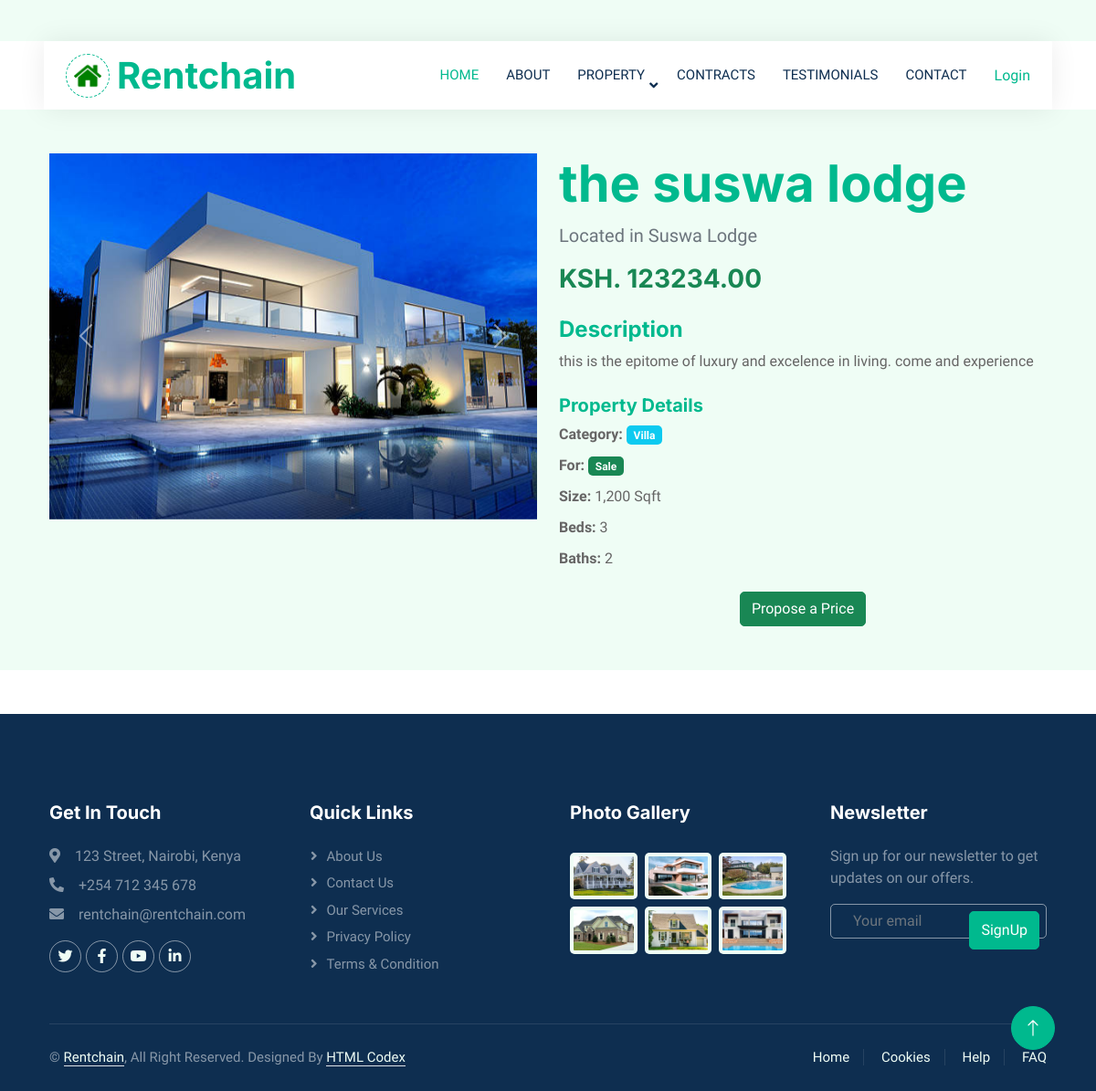
The page /property/6/ on the database its author committed.
### property_app/models.py (models this page shows, shortened)
class PropertyImage(models.Model):
    property = models.ForeignKey(Property, on_delete=models.CASCADE, related_name='images')
    image = models.ImageField(upload_to='media/property_images')
    image_id = models.CharField(max_length=5)
    uploaded_at = models.DateTimeField(auto_now_add=True)

class Property(models.Model):
    landlord = models.ForeignKey(settings.AUTH_USER_MODEL, on_delete=models.CASCADE, related_name="properties")
    name = models.CharField(max_length=255, default='test')
    description = models.TextField(default='test')
    price = models.DecimalField(max_digits=10, decimal_places=2,default='123')
    location = models.CharField(max_length=255,default='test')
    created_at = models.DateTimeField(auto_now_add=True)
    number_of_units=models.IntegerField()
    size=models.IntegerField()
    baths=models.IntegerField()
    beds=models.IntegerField()
    lease_type=[
        ('rent','Rent'),
        ('sale','Sale'),
        ('lease','Lease')
    ]
    CATEGORY_CHOICES = [
        ('apartment', 'Apartment'),
        ('villa', 'Villa'),
        ('Home', 'home'),
        ('Office', 'office'),
        ('Garage', 'garage'),
    ]
    category = models.CharField(max_length=50, choices=CATEGORY_CHOICES, default='apartment')
    t_type= models.CharField(max_length=50,choices=lease_type,default='rent')

### property_app/views.py (the view)
# urls.py: path('property/<int:id>/', views.property_detail, name='property_detail'),
def property_detail(request, id):
    property = get_object_or_404(Property, id=id)
    return render(request, 'property_detail.html', {'property': property})

### property_app/context_processors.py (called while the page is built, shortened)
def dashboard_url(request):
    return {'dashboard_url': None}

### property_app/templates/property_detail.html (shortened to what this page needs)
{% extends "base.html" %}
{% block content %}
<section class="property-details py-5 bg-light">
    <div class="container">
        <div class="row">
            <div class="col-md-6">
                <div id="propertyImagesCarousel" class="carousel slide" data-bs-ride="carousel">
                    <div class="carousel-inner">
                        {% for image in property.images.all %}
                            <div class="carousel-item {% if forloop.first %}active{% endif %}">
                                <img src="{{ image.image.url }}" class="d-block w-100" alt="{{ property.name }}">
                            </div>
                        {% endfor %}
                    </div>
                    <button class="carousel-control-prev" type="button" data-bs-target="#propertyImagesCarousel" data-bs-slide="prev">
                        <span class="carousel-control-prev-icon" aria-hidden="true"></span>
                    </button>
                    <button class="carousel-control-next" type="button" data-bs-target="#propertyImagesCarousel" data-bs-slide="next">
                        <span class="carousel-control-next-icon" aria-hidden="true"></span>
                    </button>
                </div>
            </div>
            <div class="col-md-6">
                <h2 class="display-4 text-primary">{{ property.name }}</h2>
                <p class="lead text-muted">Located in {{ property.location }}</p>
                <h3 class="text-success">KSH. {{ property.price }}</h3>
                <div class="mt-4">
                    <h4 class="text-primary">Description</h4>
                    <p>{{ property.description }}</p>
                </div>
                <div class="mt-4">
                    <h5 class="text-primary">Property Details</h5>
                    <ul class="list-unstyled">
                        <li><strong>Category:</strong> <span class="badge bg-info">{{ property.get_category_display }}</span></li>
                        <li><strong>For:</strong> <span class="badge bg-success">{{ property.get_t_type_display }}</span></li>
                        <li><strong>Size:</strong> <span>1,200 Sqft</span></li>
                        <li><strong>Beds:</strong> <span>3</span></li>
                        <li><strong>Baths:</strong> <span>2</span></li>
                    </ul>
                </div>
                <div class="mt-4 text-center">
                    <a href="{% url 'submit_proposal' property.id %}" class="btn btn-success">Propose a Price</a>
                </div>
            </div>
        </div>
    </div>
</section>
{%endblock%}

### property_app/static/style.css (style rules this page uses)
:root { --primary: #00B98E; --secondary: #FF6922; --light: #EFFDF5; --dark: #0E2E50; }
.btn { transition: .5s; }

### property_app/templates/property_detail.html (style rules this page uses)
.property-details .carousel-item img { max-height: 500px; object-fit: cover; }
.property-details h2, .property-details h3 { font-weight: bold; }
.property-details .bg-info { font-weight: bold; }
.property-details .list-unstyled li { margin-bottom: 10px; }

### rows shown on the page
PropertyImage: image (picture)
Property: name "the suswa lodge", location "Suswa Lodge", price "123234.00", description "this is the epitome of luxury and excelence in living. come and experience", category "Villa", t_type "Sale"
